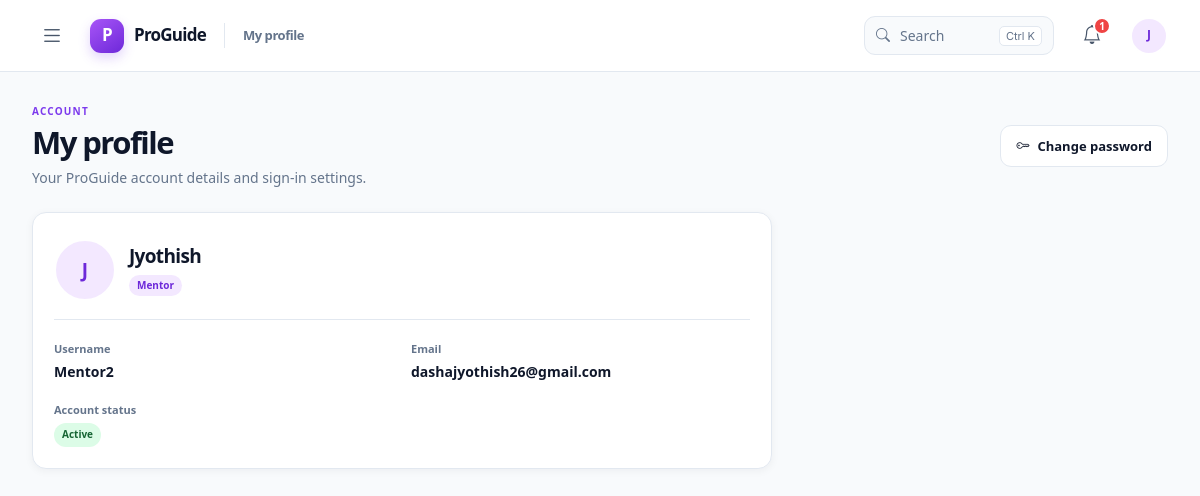
/profile (signed in), run on the app's committed database.
### app/models.py (models this page shows, shortened)
class User(db.Model, UserMixin):
    __tablename__ = "users"
    id = db.Column(db.Integer, primary_key=True)
    username = db.Column(db.String(80), unique=True, nullable=False)
    full_name = db.Column(db.String(120), nullable=False)
    email = db.Column(db.String(120), unique=True, nullable=True)
    password_hash = db.Column(db.String(255), nullable=False)
    role = db.Column(db.String(20), nullable=False, default="mentee")
    mentor_id = db.Column(db.Integer, db.ForeignKey("users.id"), nullable=True)
    is_active = db.Column(db.Boolean, nullable=False, default=True)
    must_change_password = db.Column(db.Boolean, nullable=False, default=False)
    created_at = db.Column(db.DateTime, default=datetime.utcnow)
    last_login_at = db.Column(db.DateTime, nullable=True)

### app/blueprints/auth.py (the view)
@auth_bp.route("/profile")
@login_required
def profile():
    return render_template("auth/profile.html")

### app/__init__.py (called while the page is built)
@login_manager.user_loader
def load_user(user_id):
    user = db.session.get(User, int(user_id))
    if user is None or not user.is_active:
        return None
    auth_state = db.session.get(UserAuthState, user.id)
    session_version = session.get("auth_session_version")
    if auth_state and session_version is not None and session_version != auth_state.session_version:
        return None
    if auth_state and auth_state.session_version > 1 and session_version is None:
        return None
    return user

### app/templates/auth/profile.html
{% extends 'base.html' %}
{% block content %}
<section class="welcome-row">
    <div><p class="eyebrow">ACCOUNT</p><h2>My profile</h2><p class="muted-copy">Your ProGuide account details and sign-in settings.</p></div>
    <a class="button button-outline" href="{{ url_for('auth.change_password') }}"><i class="bi bi-key" aria-hidden="true"></i> Change password</a>
</section>
<section class="surface-card profile-card">
    <div class="profile-identity">
        <span class="avatar avatar-profile">{{ current_user.full_name.split()|map('first')|join|upper|truncate(2, True, '') }}</span>
        <div><h3>{{ current_user.full_name }}</h3><span class="role-badge role-{{ current_user.role }}">{{ current_user.role|title }}</span></div>
    </div>
    <dl class="profile-details">
        <div><dt>Username</dt><dd>{{ current_user.username }}</dd></div>
        <div><dt>Email</dt><dd>{{ current_user.email or 'Not provided' }}</dd></div>
        <div><dt>Account status</dt><dd><span class="status-pill status-approved">{{ 'Active' if current_user.is_active else 'Inactive' }}</span></dd></div>
    </dl>
</section>
{% endblock %}

### app/static/css/theme.css (style rules this page uses)
:root { color-scheme: light; --primary: #7c3aed; --primary-strong: #6d28d9; --secondary: #a855f7; --primary-soft: #f3e8ff; --primary-border: #d8b4fe; --accent: #f59e0b; --success: #22c55e; --warning: #f59e0b; --error: #ef4444; --background: #f8fafc; --surface: #ffffff; --surface-muted: #f1f5f9; --border: #e2e8f0; --heading: #0f172a; --body: #475569; --muted: #64748b; --shadow-sm: 0 2px 8px rgb(15 23 42 / 5%); --shadow-md: 0 14px 35px rgb(15 23 42 / 9%); --radius: 14px; --radius-sm: 10px; --header-height: 72px; font-family: Inter, ui-sans-serif, system-ui, -apple-system, BlinkMacSystemFont, "Segoe UI", sans-serif; }
* { box-sizing: border-box; }
body { min-width: 320px; min-height: 100vh; margin: 0; color: var(--body); background: var(--background); font-size: 14px; line-height: 1.55; -webkit-font-smoothing: antialiased; }
a { color: var(--primary); text-decoration: none; }
h1, h2, h3, h4, h5, h6 { color: var(--heading); font-weight: 700; letter-spacing: -0.035em; }
.avatar { display: inline-grid; width: 36px; height: 36px; flex: 0 0 auto; place-items: center; border: 2px solid var(--surface); border-radius: 50%; color: #1d4ed8; background: #dbeafe; font-size: 12px; font-weight: 700; }
.avatar-profile { width: 62px; height: 62px; font-size: 19px; }
.drawer-label, .menu-section h2, .eyebrow { color: var(--muted); font-size: 10px; font-weight: 700; letter-spacing: .12em; }
.role-badge { display: inline-flex; align-items: center; padding: 3px 8px; border-radius: 999px; color: #1d4ed8; background: #eff6ff; font-size: 10px; font-weight: 700; }
.role-mentor { color: #0f766e; background: #ccfbf1; }
.welcome-row { display: flex; align-items: center; justify-content: space-between; gap: 20px; margin: 0 0 24px; }
.welcome-row h2, .mentee-hero h2 { margin: 3px 0 6px; color: var(--heading); font-size: clamp(24px, 3vw, 31px); font-weight: 750; letter-spacing: -.05em; }
.welcome-row .eyebrow, .mentee-hero .eyebrow { margin: 0 0 4px; color: var(--primary); }
.muted-copy { margin: 0; color: var(--muted); font-size: 14px; }
.button { position: relative; display: inline-flex; min-height: 42px; align-items: center; justify-content: center; gap: 8px; overflow: hidden; padding: 10px 15px; border: 1px solid transparent; border-radius: 11px; font-size: 13px; font-weight: 650; line-height: 1.3; transition: color 160ms ease, background 160ms ease, border-color 160ms ease, box-shadow 160ms ease, transform 160ms ease; }
.button-outline { border-color: var(--border); color: var(--heading); background: var(--surface); }
.button::after { position: absolute; width: 12px; height: 12px; border-radius: 50%; background: rgb(255 255 255 / 30%); content: ""; opacity: 0; transform: scale(1); }
.surface-card { min-width: 0; padding: 21px; border: 1px solid var(--border); border-radius: var(--radius); background: var(--surface); box-shadow: var(--shadow-sm); transition: transform 180ms ease, box-shadow 180ms ease; }
.status-pill { display: inline-flex; align-items: center; padding: 4px 8px; border-radius: 999px; color: #334155; background: var(--surface-muted); font-size: 10px; font-weight: 650; white-space: nowrap; }
.status-approved, .status-completed { color: #166534; background: #dcfce7; }
.mentor-profile, .next-session-date, .profile-identity { display: flex; align-items: center; gap: 13px; margin: 5px 0 17px; }
.profile-card { max-width: 740px; }
.profile-identity { padding-bottom: 18px; border-bottom: 1px solid var(--border); }
.profile-identity h3 { margin: 0 0 5px; font-size: 19px; }
.profile-details { display: grid; grid-template-columns: repeat(2, minmax(0, 1fr)); gap: 18px; margin: 20px 0 0; }
.profile-details dt { color: var(--muted); font-size: 11px; }
.profile-details dd { margin: 4px 0 0; color: var(--heading); font-weight: 600; }
.avatar, .role-badge, .role-selected-pill, .date-tile { color: var(--primary-strong); background: var(--primary-soft); }

### data on the page
User: full_name "Jyothish", role "Mentor", username "Mentor2", email "dashajyothish26@gmail.com", is_active "Active"

### other printed values
{{ page_title }} "My profile"
{{ unread_count }} "1"
